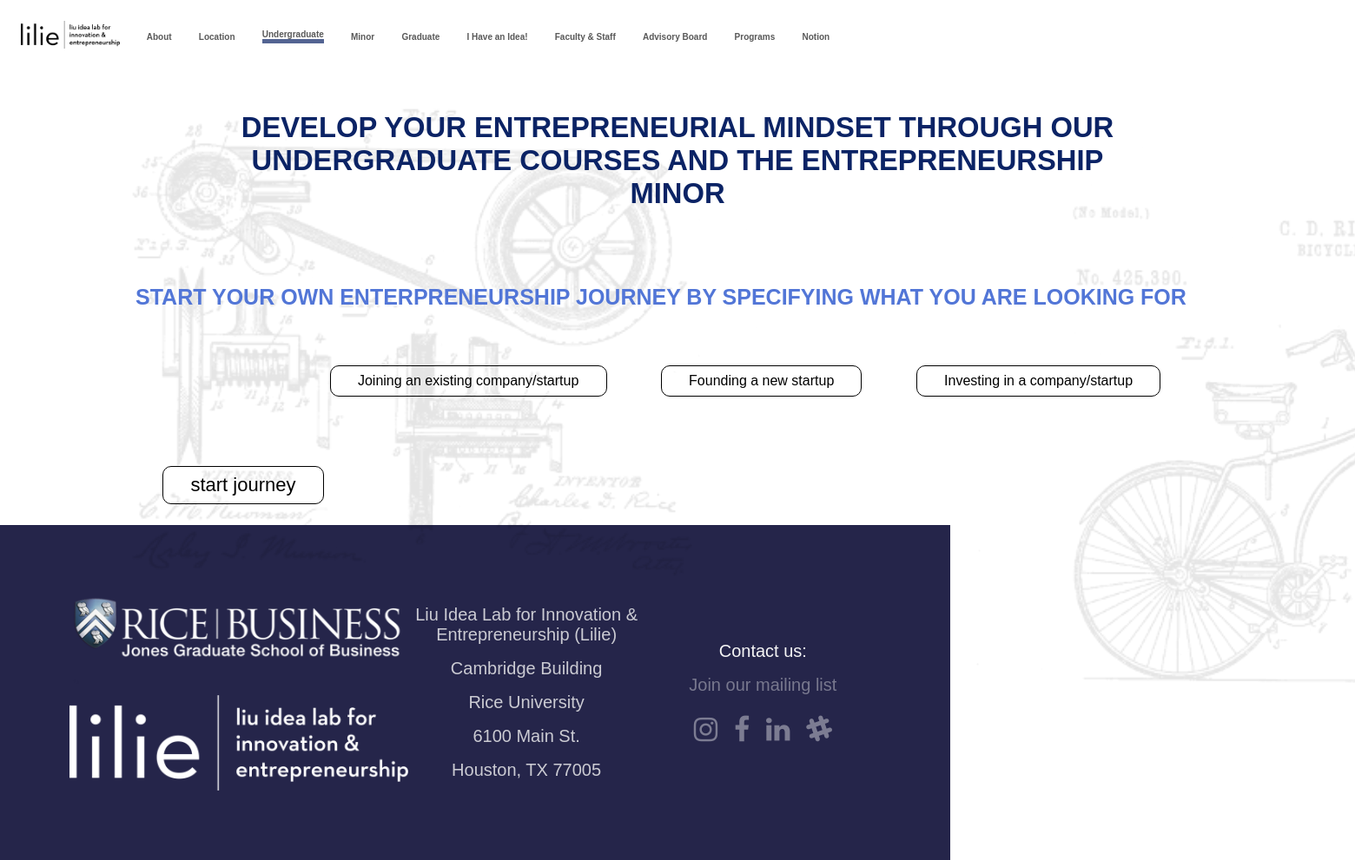
Page /plan/undergraduate on the committed database.
### home/models.py (models this page shows)
class coursePage(models.Model):
    kind = models.CharField(max_length=120, primary_key=True)
    courses = models.ManyToManyField(course, related_name="+", blank=True)
    moto = models.TextField(blank=True)
    skills = models.ManyToManyField(skill, related_name="+", blank=True)
    intro = models.TextField(blank=True)
    description = models.TextField(blank=True)
    extra = models.TextField(blank=True)

class catagory(models.Model):
    catagory = models.CharField(max_length=250, primary_key=True)
    text = models.TextField(blank=True)

### home/views.py (the view)
# urls.py: path("plan/<str:type>", views.plan, name="plan"),
def plan(request, type):
    if request.method == "GET":
        if type != "undergraduate" and type != "graduate":
            raise Http404
        for page in coursePage.objects.all():
            if page.kind.lower() == type.lower():
                return render(request, "home/plan.html",{
                    "page":page,
                    "options": catagory.objects.all(),
                    "notion": getNotion(),
                })

### home/views.py (called while the page is built)
def getNotion():
    link = ""
    if(len(NotionLink.objects.all()) > 0):
        link = NotionLink.objects.all()[0]
        return link.link
    else:
        return ""

### home/templates/home/plan.html (shortened to what this page needs)
{% extends "home/layout.html" %}
{% block body %}
<div class="container" style="display: flex; flex-direction: column; padding-bottom: 0vh;">
    <div id="moto">
        {{ page.moto }}
    </div>
    <div style="position: absolute; display: flex; flex-direction: row; height: 84vh;" class="background-img">
        <img src="/media/img/bycicle2.png"  style="transform: rotate(0deg); position: relative;"/>
                <img src="/media/img/bycicle1.png"  style="transform: rotate(0deg); position: relative;"/>
    </div>
<div id="planning" class="planning-in">
    <div id="options-view">
        <div id="options-title">
            START YOUR OWN ENTERPRENEURSHIP JOURNEY BY SPECIFYING WHAT YOU ARE LOOKING FOR
        </div>
        <div id="options">
            {% for option in options %}
                <div class="option" onclick="clicked('{{option.catagory}}')" id='{{option.catagory}}'>
                    {{option.text}}
                </div>
            {% endfor %}
        </div>
        <div id="submit" onclick="start()">
            start journey
        </div>
    </div>
</div>
</div>
{% endblock %}

### home/templates/home/layout.html (style rules this page uses)
body { margin: 0; padding: 0; overflow-x: hidden; font-family: gill sans, sans-serif; }
.container { width: 100vw; transform: translateZ(0); padding-top: 15vh; }
#moto { font-size: 2.1vw; text-align: center; color: #0B2365; font-weight: bold; width: 70vw; justify-self: center; display: flex; align-self: center; margin-top: 1vh; height: 20vh; }
#options-title { font-size: 25px; width: 30vw; margin-left: 0vw; color: #5276d7; font-weight: bold; padding-top: 5vh; }
#options-view { width: 80vw; display: flex; flex-direction: column; }
#options { display: flex; flex-direction: row; margin-left: 38vw; flex-wrap: wrap; margin-top: 8vh; justify-content: center; }
.option { padding: 1vh; padding-left: 2vw; padding-right: 2vw; border-width: 1px; border-style: solid; margin-left: 2vw; margin-right: 2vw; border-radius: 10px; margin-bottom: 3vh; cursor: pointer; transition: .5s; }
#submit { padding: 1vh; padding-left: 2vw; padding-right: 2vw; border-width: 1px; border-style: solid; margin-left: 2vw; margin-right: 2vw; border-radius: 10px; margin-bottom: 3vh; cursor: pointer; transition: .5s; width: fit-content; font-size: 22px; position: relative; margin-top: 7vh; }
.planning-in { width: 100vw; display: flex; flex-direction: column; align-items: center; transition: 1.9s; }
.background-img { position: absolute; opacity: .1; z-index: -1; -webkit-user-drag: none; user-select: none; -moz-user-select: none; -webkit-user-select: none; -ms-user-select: none; }
img { -webkit-user-drag: none; user-select: none; -moz-user-select: none; -webkit-user-select: none; -ms-user-select: none; }
@media only screen and (max-device-width: 1366px) { .background-img { width: 100vw; } }
@media only screen and (max-device-width: 1366px) { #options-title { width: 90vw; } }
@media only screen and (max-device-width: 1366px) { #options { width: 90vw; margin-left: 0vw; } }

### rows in the picture
coursePage: moto "DEVELOP YOUR ENTREPRENEURIAL MINDSET THROUGH OUR UNDERGRADUATE COURSES AND THE ENTREPRENEURSHIP MINOR"
catagory: text "Joining an existing company/startup"
catagory: text "Founding a new startup"
catagory: text "Investing in a company/startup"
